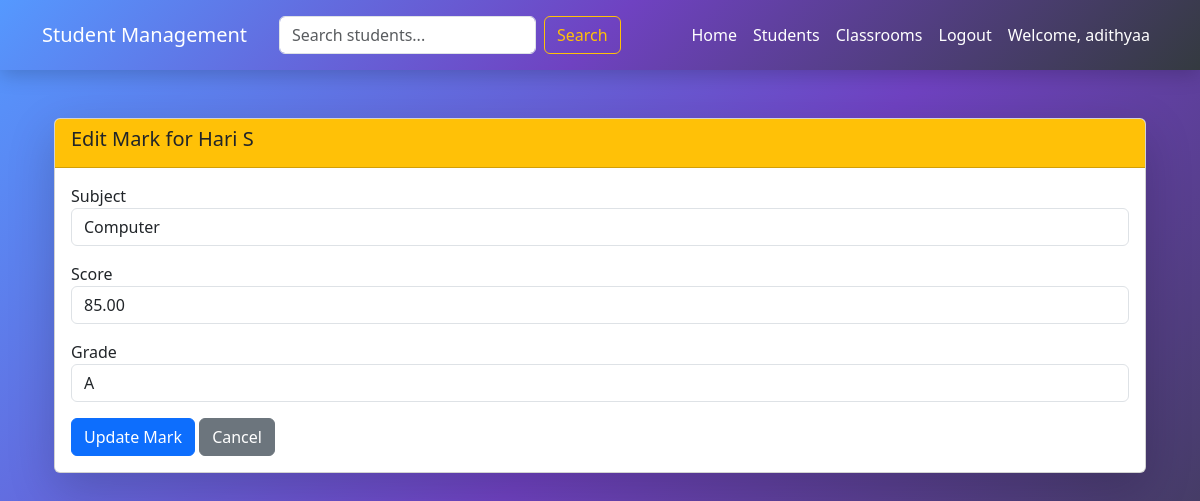
The page /base/students/1/edit_mark/1/ (signed in) on the database its author committed.
### base/models.py (models this page shows, shortened)
class Student(models.Model):
    CLASSROOM_CHOICES = [
        ('A', 'Classroom A'),
        ('B', 'Classroom B'),
        ('C', 'Classroom C'),
    ]
    first_name = models.CharField(max_length=100, default="Unknown")
    last_name = models.CharField(max_length=100, default="Unknown")
    email = models.EmailField(unique=True)
    dob = models.DateField(null=True, blank=True)
    classroom = models.ForeignKey(Classroom, on_delete=models.SET_NULL, null=True, blank=True)
    teacher = models.ForeignKey(Teacher, on_delete=models.SET_NULL, null=True, blank=True)
    present_days = models.IntegerField(default=0)
    total_days = models.IntegerField(default=0)
    attendance_percentage = models.FloatField(default=0.0)
    @property
    def attendance_percentage(self):
        if self.total_days == 0:
            return 0
        return (self.present_days / self.total_days) * 100

class Marks(models.Model):
    student = models.ForeignKey(Student, on_delete=models.CASCADE)
    subject = models.CharField(max_length=100)
    score = models.DecimalField(max_digits=5, decimal_places=2)
    grade = models.CharField(max_length=2)

### base/views.py (the view)
# urls.py: path('students/<int:student_id>/edit_mark/<int:mark_id>/', views.edit_mark, name='edit_mark'),
@login_required
def edit_mark(request, student_id, mark_id):
    student = get_object_or_404(Student, id=student_id)
    mark = get_object_or_404(Marks, id=mark_id)
    if request.method == 'POST':
        mark.subject = request.POST['subject']
        mark.score = request.POST['score']
        mark.grade = request.POST['grade']
        mark.save()
        return redirect('student_marks', student_id=student.id)
    return render(request, 'base/edit_mark.html', {
        'student': student,
        'mark': mark
    })

### base/templates/base/edit_mark.html (shortened to what this page needs)
{% extends 'base/base.html' %}
{% block content %}
<div class="container mt-5">
    <div class="card shadow-lg">
        <div class="card-header bg-warning text-dark">
            <h5>Edit Mark for {{ student.first_name }} {{ student.last_name }}</h5>
        </div>
        <div class="card-body">
            <form method="POST">
                <div class="mb-3">
                    <label>Subject</label>
                    <input type="text" name="subject" class="form-control" value="{{ mark.subject }}" required>
                </div>
                <div class="mb-3">
                    <label>Score</label>
                    <input type="number" name="score" class="form-control" step="0.01" value="{{ mark.score }}" required>
                </div>
                <div class="mb-3">
                    <label>Grade</label>
                    <input type="text" name="grade" class="form-control" value="{{ mark.grade }}" required>
                </div>
                <button type="submit" class="btn btn-primary">Update Mark</button>
                <a href="{% url 'student_marks' student.id %}" class="btn btn-secondary">Cancel</a>
            </form>
        </div>
    </div>
</div>
{% endblock %}

### base/templates/base/base.html (shortened to what this page needs)
<!DOCTYPE html>
<html lang="en">
<head>
    <link rel="stylesheet" href="https://cdn.jsdelivr.net/npm/bootstrap@5.3.0/dist/css/bootstrap.min.css">
</head>
<body>
    <nav class="navbar navbar-expand-lg navbar-dark">
        <div class="container">
            <a class="navbar-brand" href="{% url 'home' %}">Student Management</a>
            <form class="d-flex ms-3" method="GET" action="{% url 'student_list' %}">
                <input class="form-control me-2" type="search" name="q" placeholder="Search students..." value="{{ request.GET.q }}">
                <button class="btn btn-outline-warning" type="submit">Search</button>
            </form>
            <div class="collapse navbar-collapse" id="navbarNav">
                <ul class="navbar-nav ms-auto">
                    {% if user.is_authenticated %}
                        <li class="nav-item"><a class="nav-link" href="{% url 'home' %}">Home</a></li>
                        <li class="nav-item"><a class="nav-link" href="{% url 'student_list' %}">Students</a></li>
                        <li class="nav-item"><a class="nav-link" href="{% url 'classroom_list' %}">Classrooms</a></li>
                        <li class="nav-item"><a class="nav-link" href="{% url 'logout' %}">Logout</a></li>
                        <li class="nav-item">
                            <span class="nav-link">Welcome, {{ user.username }}</span>
                        </li>
                    {% else %}
                        <li class="nav-item"><a class="nav-link" href="{% url 'login' %}">Login</a></li>
                    {% endif %}
                </ul>
            </div>
        </div>
    </nav>
    <div class="container mt-4">
        {% block content %}
        {% endblock %}
    </div>
</body>
</html>

### base/templates/base/base.html (style rules this page uses)
html, body { height: 100%; margin: 0; padding: 0; }
body { background: linear-gradient(135deg, #5599ff 0%, #6f42c1 50%, #343a40 100%); font-family: 'Segoe UI', sans-serif; background-attachment: fixed; background-repeat: no-repeat; background-size: cover; }
.navbar { background: linear-gradient(135deg, #5599ff 0%, #6f42c1 50%, #343a40 100%); padding: 15px 30px; box-shadow: 0 4px 20px rgba(0, 0, 0, 0.2); }
.navbar-brand, .navbar-nav .nav-link { color: #fff !important; font-weight: 500; transition: color 0.3s ease; }

### rows shown on the page
Student: first_name "Hari", last_name "S"
Marks: subject "Computer", score "85.00", grade "A"

### other values the page prints
{{ user.username }} "adithyaa"
